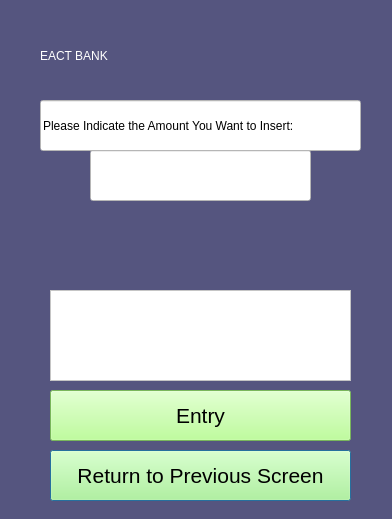
<?xml version="1.0" encoding="UTF-8"?>
<ui version="4.0">
 <class>Dialog</class>
 <widget class="QDialog" name="Dialog">
  <property name="geometry">
   <rect>
    <x>0</x>
    <y>0</y>
    <width>392</width>
    <height>519</height>
   </rect>
  </property>
  <property name="windowTitle">
   <string>EATC BANK DEPOSIT PAGE</string>
  </property>
  <property name="styleSheet">
   <string notr="true">background-color: rgb(85, 85, 127);</string>
  </property>
  <widget class="QLineEdit" name="lineEdit">
   <property name="geometry">
    <rect>
     <x>40</x>
     <y>100</y>
     <width>321</width>
     <height>51</height>
    </rect>
   </property>
   <property name="styleSheet">
    <string notr="true">background-color: rgb(255, 255, 255);
color: rgb(0, 0, 0);
font: 75 10pt &quot;MS Shell Dlg 2&quot;;</string>
   </property>
   <property name="text">
    <string>Please Indicate the Amount You Want to Insert:</string>
   </property>
  </widget>
  <widget class="QLabel" name="label_6">
   <property name="geometry">
    <rect>
     <x>40</x>
     <y>30</y>
     <width>321</width>
     <height>51</height>
    </rect>
   </property>
   <property name="styleSheet">
    <string notr="true">color: rgb(255, 255, 255);
font: 26pt &quot;Matura MT Script Capitals&quot;;</string>
   </property>
   <property name="text">
    <string>EACT BANK</string>
   </property>
  </widget>
  <widget class="QPushButton" name="returntopreviouspage">
   <property name="geometry">
    <rect>
     <x>50</x>
     <y>450</y>
     <width>301</width>
     <height>51</height>
    </rect>
   </property>
   <property name="font">
    <font>
     <family>MS Shell Dlg 2</family>
     <pointsize>16</pointsize>
     <weight>9</weight>
     <italic>false</italic>
     <bold>false</bold>
    </font>
   </property>
   <property name="styleSheet">
    <string notr="true">background-color: rgb(170, 255, 127);
font: 75 16pt &quot;MS Shell Dlg 2&quot;;
color: rgb(0, 0, 0);</string>
   </property>
   <property name="text">
    <string>Return to Previous Screen</string>
   </property>
  </widget>
  <widget class="QTextEdit" name="textEdit_pas">
   <property name="geometry">
    <rect>
     <x>50</x>
     <y>290</y>
     <width>301</width>
     <height>91</height>
    </rect>
   </property>
   <property name="font">
    <font>
     <family>MS Shell Dlg 2</family>
     <pointsize>14</pointsize>
     <weight>9</weight>
     <italic>false</italic>
     <bold>false</bold>
    </font>
   </property>
   <property name="styleSheet">
    <string notr="true">font: 75 14pt &quot;MS Shell Dlg 2&quot;;
color: rgb(0, 0, 0);
background-color: rgb(255, 255, 255);</string>
   </property>
  </widget>
  <widget class="QPushButton" name="pushentry">
   <property name="geometry">
    <rect>
     <x>50</x>
     <y>390</y>
     <width>301</width>
     <height>51</height>
    </rect>
   </property>
   <property name="font">
    <font>
     <family>MS Shell Dlg 2</family>
     <pointsize>16</pointsize>
     <weight>9</weight>
     <italic>false</italic>
     <bold>false</bold>
    </font>
   </property>
   <property name="styleSheet">
    <string notr="true">background-color: rgb(170, 255, 127);
font: 75 16pt &quot;MS Shell Dlg 2&quot;;
color: rgb(0, 0, 0);</string>
   </property>
   <property name="text">
    <string>Entry</string>
   </property>
  </widget>
  <widget class="QLineEdit" name="enty">
   <property name="geometry">
    <rect>
     <x>90</x>
     <y>150</y>
     <width>221</width>
     <height>51</height>
    </rect>
   </property>
   <property name="styleSheet">
    <string notr="true">background-color: rgb(255, 255, 255);
color: rgb(0, 0, 0);
font: 75 14pt &quot;MS Shell Dlg 2&quot;;</string>
   </property>
   <property name="text">
    <string/>
   </property>
  </widget>
 </widget>
 <resources/>
 <connections/>
</ui>
